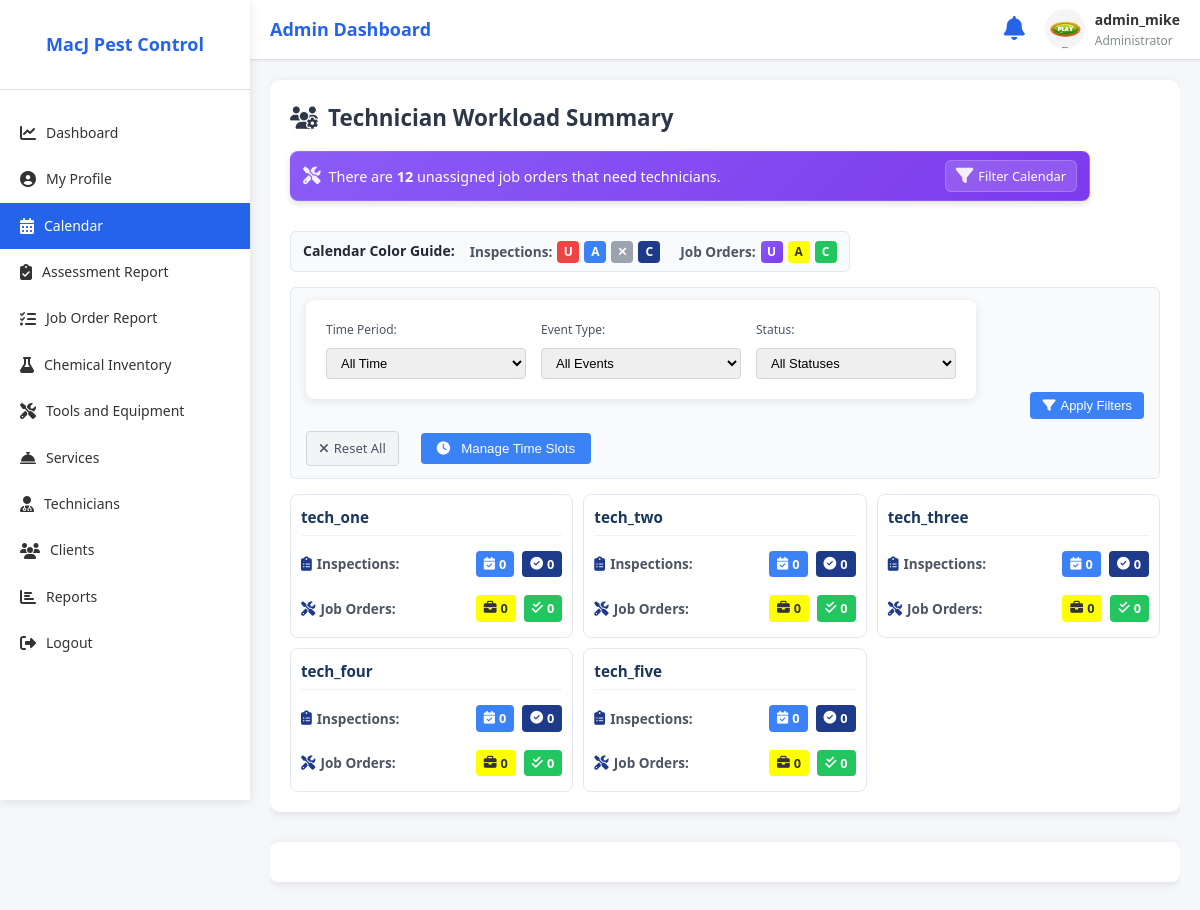
/Admin Side/calendar.php (signed in), run on the app's committed database.
### tables this page shows
CREATE TABLE `office_staff` (
  `staff_id` int(11) NOT NULL,
  `username` varchar(50) NOT NULL,
  `password` varchar(255) NOT NULL,
  `full_name` varchar(100) DEFAULT NULL,
  `email` varchar(100) DEFAULT NULL,
  `contact_number` varchar(20) DEFAULT NULL,
  `profile_picture` varchar(255) DEFAULT NULL
);

CREATE TABLE `technicians` (
  `technician_id` int(11) NOT NULL,
  `username` varchar(50) NOT NULL,
  `password` varchar(255) NOT NULL,
  `tech_contact_number` varchar(20) NOT NULL,
  `tech_fname` varchar(50) NOT NULL,
  `tech_lname` varchar(50) NOT NULL,
  `technician_picture` varchar(255) NOT NULL,
  `status` enum('active','inactive') NOT NULL DEFAULT 'active'
);

### Admin Side/calendar.php (the view, shortened to what this page needs)
<?php
require_once '../db_connect.php';
function getTechniciansWithWorkload($filter = null, $specificDate = null) {
    global $conn;
    $appointmentCondition = 'a.preferred_date >= CURDATE()';
    $jobCondition = 'j.preferred_date >= CURDATE()';
    $sql = "SELECT t.technician_id, t.username,
        COUNT(DISTINCT a.appointment_id) as appointment_count,
        COUNT(DISTINCT CASE WHEN a.status = 'completed' THEN a.appointment_id END) as completed_count,
        COUNT(DISTINCT j.job_order_id) as job_order_count,
        COUNT(DISTINCT CASE WHEN j.status = 'completed' THEN j.job_order_id END) as completed_job_count
        FROM technicians t
        LEFT JOIN appointments a
            ON t.technician_id = a.technician_id
            AND ($appointmentCondition)
        LEFT JOIN job_order_technicians jot
            ON t.technician_id = jot.technician_id
        LEFT JOIN job_order j
            ON jot.job_order_id = j.job_order_id
            AND ($jobCondition)
            AND (j.client_approval_status IN ('approved', 'one-time'))
        GROUP BY t.technician_id";
    $result = $conn->query($sql);
    $technicians = [];
    while($row = $result->fetch_assoc()) {
        $technicians[] = $row;
    }
    return $technicians;
}
function getCalendarEvents($eventType = null, $statusFilter = null, $timeFilter = null, $specificDate = null) {
    global $conn;
    $events = array();
    $eventType = ($eventType === '') ? null : $eventType;
    $specificDate = ($specificDate === '') ? null : $specificDate;
    if ($eventType === null || $eventType === 'appointments') {
        $sqlAppointments = "SELECT
            a.appointment_id,
            a.client_name,
            a.kind_of_place,
            a.location_address,
            a.preferred_date,
            TIME_FORMAT(a.preferred_time, '%H:%i') as preferred_time,
            a.email,
            a.contact_number,
            a.notes,
            a.pest_problems,
            a.technician_id,
            a.status,
            t.username as technician_name
        FROM appointments a
        LEFT JOIN technicians t ON a.technician_id = t.technician_id";
        $result = $conn->query($sqlAppointments);
        while($row = $result->fetch_assoc()) {
            $color = '#ef4444';
            $className = '';
            if ($row['technician_id'] && $row['status'] !== 'pending') {
                $color = '#3b82f6';
            }
            if ($row['status'] === 'completed') {
                $color = '#1e3a8a';
                $className = 'fc-event-completed';
            } else if ($row['status'] === 'declined') {
                $color = '#9ca3af';
                $className = 'fc-event-declined';
            }
            $events[] = [
                'id' => 'appt_'.$row['appointment_id'],
                'title' => $row['client_name']." - ".$row['kind_of_place'],
                'start' => $row['preferred_date'].'T'.$row['preferred_time'],
                'color' => $color,
                'className' => $className,
                'type' => 'appointment',
                'extendedProps' => $row
            ];
        }
    }
    if ($eventType === null || $eventType === 'job_orders') {
        $sqlJobOrders = "SELECT
            j.job_order_id,
            j.type_of_work,
            j.preferred_date,
            TIME_FORMAT(j.preferred_time, '%H:%i') as preferred_time,
            a.client_name,
            a.location_address,
            j.client_approval_status,
            j.status as job_status,
            COUNT(jot.technician_id) as technician_count,
            GROUP_CONCAT(t.username SEPARATOR ', ') as technicians
        FROM job_order j
        LEFT JOIN job_order_technicians jot ON j.job_order_id = jot.job_order_id
        LEFT JOIN technicians t ON jot.technician_id = t.technician_id
        LEFT JOIN assessment_report ar ON j.report_id = ar.report_id
        LEFT JOIN appointments a ON ar.appointment_id = a.appointment_id
        WHERE j.client_approval_status IN ('approved', 'one-time')";
        $sqlJobOrders .= " GROUP BY j.job_order_id";
        $result = $conn->query($sqlJobOrders);
        while($row = $result->fetch_assoc()) {
            $color = '#8B5CF6';
            $className = '';
            if ($row['job_status'] === 'completed') {
                $color = '#22c55e';
                $className = 'fc-event-completed';
            } else if ($row['technician_count'] > 0) {
                $color = '#FFFF00';
            }
            $events[] = [
                'id' => 'job_'.$row['job_order_id'],
                'title' => $row['client_name']." - ".$row['type_of_work'],
                'start' => $row['preferred_date'].'T'.$row['preferred_time'],
                'color' => $color,
                'className' => $className,
                'type' => 'job_order',
                'extendedProps' => $row
            ];
        }
    }
    return $events;
}
$filter = isset($_GET['filter']) ? $_GET['filter'] : null;
$specificDate = isset($_GET['specificDate']) ? $_GET['specificDate'] : null;
$eventType = isset($_GET['event_type']) ? $_GET['event_type'] : null;
$statusFilter = isset($_GET['status']) ? $_GET['status'] : null;
$isFiltering = ($eventType !== '' || $statusFilter !== '' || $filter !== '');
$techniciansWorkload = getTechniciansWithWorkload($filter, $specificDate);
?>
<!DOCTYPE html>
<html lang="en">
<head>
    <link rel="stylesheet" href="css/calendar-page.css">
    <link href='https://cdn.jsdelivr.net/npm/fullcalendar@5.11.3/main.min.css' rel='stylesheet'>
    <link rel="stylesheet" href="https://cdnjs.cloudflare.com/ajax/libs/font-awesome/6.4.0/css/all.min.css">
    <link rel="stylesheet" href="../css/notifications.css">
</head>
<body>
    <header class="header">
        <div class="header-title">
            <h1>Admin Dashboard</h1>
        </div>
        <div class="user-menu">
            <div class="notification-container">
                <i class="fas fa-bell notification-icon"></i>
            </div>
            <div class="user-info">
                <?php
                $staff_id = $_SESSION['user_id'];
                $profile_picture = '';
                $result = $conn->query("SHOW COLUMNS FROM office_staff LIKE 'profile_picture'");
                if ($result->num_rows > 0) {
                    $stmt = $conn->prepare("SELECT profile_picture FROM office_staff WHERE staff_id = ?");
                    $stmt->bind_param("i", $staff_id);
                    $stmt->execute();
                    $result = $stmt->get_result();
                    if ($row = $result->fetch_assoc()) {
                        $profile_picture = $row['profile_picture'];
                    }
                }
                $profile_picture_url = !empty($profile_picture)
                    ? "../uploads/admin/" . $profile_picture
                    : "../assets/default-profile.jpg";
                ?>
                <img src="<?php echo $profile_picture_url; ?>" alt="Profile" class="user-avatar" style="width: 40px; height: 40px; border-radius: 50%; margin-right: 10px;">
                <div>
                    <div class="user-name"><?= $_SESSION['username'] ?? 'Admin' ?></div>
                    <div class="user-role">Administrator</div>
                </div>
            </div>
        </div>
    </header>
    <div class="container">
        <aside class="sidebar">
            <div class="sidebar-header">
                <h2>MacJ Pest Control</h2>
            </div>
            <nav class="sidebar-nav">
                <ul>
                    <li><a href="dashboard.php"><i class="fas fa-chart-line"></i> Dashboard</a></li>
                    <li><a href="profile.php"><i class="fas fa-user-circle"></i> My Profile</a></li>
                    <li class="active"><a href="calendar.php"><i class="fas fa-calendar-alt"></i> Calendar</a></li>
                    <li><a href="assessment_report.php"><i class="fas fa-clipboard-check"></i> Assessment Report</a></li>
                    <li><a href="joborder_report.php"><i class="fas fa-tasks"></i> Job Order Report</a></li>
                    <li><a href="chemical_inventory.php"><i class="fas fa-flask"></i> Chemical Inventory</a></li>
                    <li><a href="tools_equipment.php"><i class="fas fa-tools"></i> Tools and Equipment</a></li>
                    <li><a href="services.php"><i class="fas fa-concierge-bell"></i> Services</a></li>
                    <li><a href="technicians.php"><i class="fas fa-user-md"></i> Technicians</a></li>
                    <li><a href="clients.php"><i class="fas fa-users"></i> Clients</a></li>
                    <li><a href="reports.php"><i class="fas fa-chart-bar"></i> Reports</a></li>
                    <li><a href="../SignOut.php"><i class="fas fa-sign-out-alt"></i> Logout</a></li>
                </ul>
            </nav>
        </aside>
        <main class="main-content">
            <div class="chemicals-content">
        <div class="workload-summary">
            <div class="workload-header">
                <h3><i class="fas fa-users-cog"></i> Technician Workload Summary</h3>
                <div class="alerts-container">
                    <?php
                    $unassigned_query = "SELECT COUNT(*) as count FROM job_order j
                                        LEFT JOIN job_order_technicians jt ON j.job_order_id = jt.job_order_id
                                        WHERE jt.technician_id IS NULL
                                        AND j.client_approval_status IN ('approved', 'one-time')
                                        AND j.status != 'completed'";
                    $unassigned_result = $conn->query($unassigned_query);
                    $unassigned_row = $unassigned_result->fetch_assoc();
                    $unassigned_count = $unassigned_row['count'];
                    if ($unassigned_count > 0) {
                        echo "<div class='unassigned-job-alert'>";
                        echo "<i class='fas fa-tools'></i> ";
                        echo "<span>There are <strong>$unassigned_count</strong> unassigned job orders that need technicians.</span>";
                        echo "<a href='calendar.php?event_type=job_orders&status=unassigned' class='alert-action-link'>";
                        echo "<i class='fas fa-filter'></i> Filter Calendar";
                        echo "</a>";
                        echo "</div>";
                    }
                    ?>
                </div>
                <div class="color-legend">
                    <div class="legend-title">Calendar Color Guide:</div>
                    <div class="compact-legend">
                        <div class="legend-row">
                            <div class="legend-group">
                                <span class="legend-label">Inspections:</span>
                                <span class="mini-badge" style="background-color: #ef4444;" title="Unassigned/Pending Inspection">U</span>
                                <span class="mini-badge" style="background-color: #3b82f6;" title="Assigned Inspection">A</span>
                                <span class="mini-badge" style="background-color: #9ca3af;" title="Declined Inspection">✕</span>
                                <span class="mini-badge" style="background-color: #1e3a8a;" title="Completed Inspection">C</span>
                            </div>
                            <div class="legend-group">
                                <span class="legend-label">Job Orders:</span>
                                <span class="mini-badge" style="background: linear-gradient(135deg, #8B5CF6, #7C3AED);" title="Unassigned Job Order">U</span>
                                <span class="mini-badge" style="background-color: #FFFF00; color: #333;" title="Assigned Job Order">A</span>
                                <span class="mini-badge" style="background-color: #22c55e;" title="Completed Job Order">C</span>
                            </div>
                        </div>
                    </div>
                </div>
            </div>
            <form method="GET" action="calendar.php" id="workloadFilter">
        <div class="workload-filter">
            <div class="filter-section">
                <div class="filter-group">
                    <label for="filterSelect">Time Period:</label>
                    <select name="filter" id="filterSelect" onchange="updateDatePicker()">
                        <option value="">All Time</option>
                    </select>
                </div>
                <div class="filter-group">
                    <label for="eventTypeSelect">Event Type:</label>
                    <select name="event_type" id="eventTypeSelect">
                        <option value="">All Events</option>
                    </select>
                </div>
                <div class="filter-group">
                    <label for="statusSelect">Status:</label>
                    <select name="status" id="statusSelect">
                        <option value="">All Statuses</option>
                    </select>
                </div>
            </div>
            <button type="submit" class="filter-button">
                <i class="fas fa-filter"></i> Apply Filters
            </button>
            <?php if ($isFiltering): ?>
            <a href="calendar.php" class="reset-button">
                <i class="fas fa-times"></i> Reset All
            </a>
            <?php endif; ?>
            <button type="button" id="manageTimeSlotsBtn" class="btn btn-primary" style="margin-left: 10px;" onclick="openTimeSlotsModal()">
                <i class="fas fa-clock"></i> Manage Time Slots
            </button>
        </div>
    </form>
            <div class="workload-grid">
                <?php foreach ($techniciansWorkload as $tech): ?>
                <div class="workload-card">
                    <div class="tech-name"><?= $tech['username'] ?></div>
                    <div class="compact-stats">
                        <div class="stat-row">
                            <div class="stat-icon"><i class="fas fa-clipboard-list"></i> Inspections:</div>
                            <div class="stat-badges">
                                <span class="badge appointment-badge" title="Assigned Inspections">
                                    <i class="fas fa-calendar-check"></i> <?= $tech['appointment_count'] ?>
                                </span>
                                <span class="badge completed-badge" title="Completed Inspections">
                                    <i class="fas fa-check-circle"></i> <?= $tech['completed_count'] ?>
                                </span>
                            </div>
                        </div>
                        <div class="stat-row">
                            <div class="stat-icon"><i class="fas fa-tools"></i> Job Orders:</div>
                            <div class="stat-badges">
                                <span class="badge job-badge" title="Assigned Job Orders">
                                    <i class="fas fa-briefcase"></i> <?= $tech['job_order_count'] - ($tech['completed_job_count'] ?? 0) ?>
                                </span>
                                <span class="badge completed-job-badge" title="Completed Job Orders">
                                    <i class="fas fa-check-double"></i> <?= $tech['completed_job_count'] ?? 0 ?>
                                </span>
                            </div>
                        </div>
                    </div>
                </div>
                <?php endforeach; ?>
            </div>
        </div>
        <div id="calendar"></div>
            </div>
        </main>
    </div>
</body>
</html>

### data on the page
office_staff: profile_picture (picture)
technicians: username "tech_one", appointment_count "0", completed_count "0", completed_job_count "0"
technicians: username "tech_two", appointment_count "0", completed_count "0", completed_job_count "0"
technicians: username "tech_three", appointment_count "0", completed_count "0", completed_job_count "0"
technicians: username "tech_four", appointment_count "0", completed_count "0", completed_job_count "0"
technicians: username "tech_five", appointment_count "0", completed_count "0", completed_job_count "0"

### other printed values
$_SESSION['username'] "admin_mike"
$unassigned_count "12"
